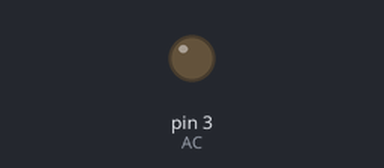
This sketch was run on a simulated Arduino Uno, built with avr-gcc and run on an emulated ATmega328P. On the bench: output pins drawn as LEDs (lit = HIGH).

Above: at 0.05 s.
At 1.2 s:
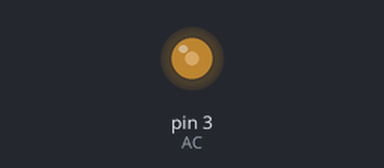
At 2.35 s:
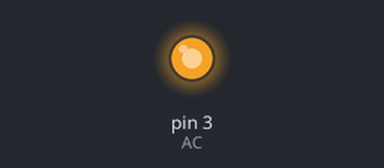
At 4.7 s:
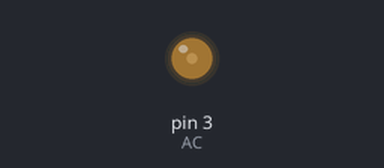
Timing chart, 0 to 6.8 s (numbered marks = the images above):
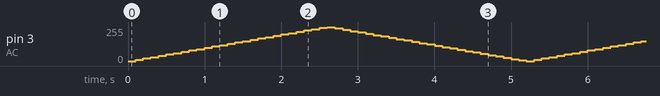

The sketch:

AC061104.ino
```cpp
#define AC 3

void setup()
{
    pinMode(AC, OUTPUT);
}

void loop()
{
    int v;

    for (v = 0; v < 256; v += 10)
    {
        analogWrite(AC, v);
        delay(100);
    }

    for (v = 255; v >= 0; v -= 10)
    {
        analogWrite(AC, v);
        delay(100);
    }
}
```
